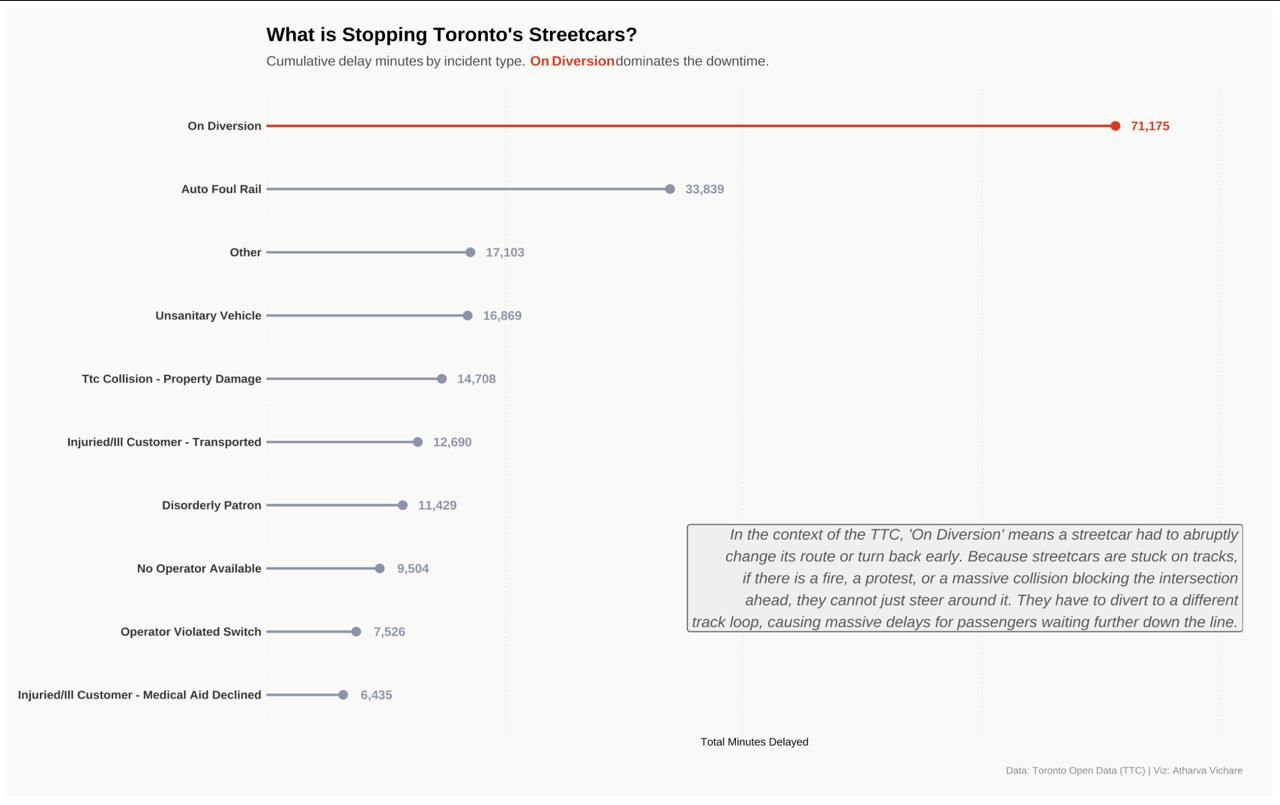

Recreate this plot in R.
---
title: "Open_data"
output: html_document
date: "2026-04-23"
---

```{r setup, include=FALSE}
knitr::opts_chunk$set(echo = TRUE)
```

## R Markdown



```{r cars}
# Load required libraries
library(dplyr)
library(ggplot2)
library(stringr)
library(ggtext)
library(showtext)
library(readr)

```


## TTC data 
```{r}

library(opendatatoronto)
library(dplyr)


package <- show_package("b68cb71b-44a7-4394-97e2-5d2f41462a5d")
package


resources <- list_package_resources("b68cb71b-44a7-4394-97e2-5d2f41462a5d")


datastore_resources <- filter(resources, tolower(format) %in% c('csv', 'geojson'))


data <- filter(datastore_resources, row_number()==1) %>% get_resource()
data

```


## Font style 

```{r}

# Load custom fonts
font_add_google("Outfit", "outfit")
font_add_google("Merriweather", "merriweather")
showtext_auto()


```




## TTC Delay


```{r}

#  mapping dictionary for TTC delay codes
code_dict <- read_csv("Code Descriptions.csv")

# Join the datasets
delay_summary <- data %>%
  left_join(code_dict, by = c("Code" = "CODE")) %>%
  

  mutate(
    # Regex 
    DESCRIPTION = str_replace_all(DESCRIPTION, "[^[:ascii:]]+", "-"),
    
    # Format the hyphens
    DESCRIPTION = str_replace_all(DESCRIPTION, "\\s*-\\s*", " - "),
    
    # Squish extra spaces and convert to Title Case
    DESCRIPTION = str_squish(DESCRIPTION),
    DESCRIPTION = str_to_title(DESCRIPTION)
  ) %>%

  
  # Group by the newly cleaned DESCRIPTION column
  group_by(DESCRIPTION) %>%
  summarise(Total_Delay_Mins = sum(`Min.Delay`, na.rm = TRUE)) %>%
  arrange(desc(Total_Delay_Mins)) %>%
  
  # Remove NA descriptions 
  filter(!is.na(DESCRIPTION)) %>%
  head(10) %>%
  
  # Prepare factors for plotting
  mutate(
    DESCRIPTION = reorder(DESCRIPTION, Total_Delay_Mins),
    is_top_reason = ifelse(row_number() == 1, "yes", "no")
  )

# Get the exact name of the top reason to use dynamically in the subtitle
top_reason <- as.character(delay_summary$DESCRIPTION[1])


```

```{r pressure, echo=FALSE}


p <- ggplot(delay_summary, aes(x = Total_Delay_Mins, y = DESCRIPTION, color = is_top_reason)) +
  geom_segment(aes(x = 0, xend = Total_Delay_Mins, y = DESCRIPTION, yend = DESCRIPTION), 
               linewidth = 1.2) +
  geom_point(size = 4) +
  geom_text(aes(label = format(Total_Delay_Mins, big.mark = ",")),
            hjust = -0.4, family = "outfit", size = 4.5, fontface = "bold", show.legend = FALSE) +
  
  scale_color_manual(values = c("yes" = "#D9381E", "no" = "#8C92AC")) +
  scale_x_continuous(expand = expansion(mult = c(0, 0.15))) +
  

  annotate(
    geom = "label",
    x = Inf,             
    y = 2,                 
    label = "In the context of the TTC, 'On Diversion' means a streetcar had to abruptly\nchange its route or turn back early. Because streetcars are stuck on tracks,\nif there is a fire, a protest, or a massive collision blocking the intersection\nahead, they cannot just steer around it. They have to divert to a different\ntrack loop, causing massive delays for passengers waiting further down the line.",
    hjust = 1,             
    vjust = 0,
    family = "outfit",
    color = "#555555",
    fill = "#EFEFEF",      
    label.size = 0.5,        
    size = 5.5,
    fontface = "italic",
    lineheight = 1.2
  ) +

  
  #  Title/Subtitle
  labs(
    title = "What is Stopping Toronto's Streetcars?",
    subtitle = paste0("Cumulative delay minutes by incident type. <span style='color:#D9381E;'>**", 
                      top_reason, "**</span> dominates the downtime."),
    caption = "Data: Toronto Open Data (TTC) | Viz: Atharva Vichare",
    x = "Total Minutes Delayed",
    y = NULL 
  ) +
  
  # Theme
  theme_minimal(base_family = "outfit") +
  theme(
    plot.background = element_rect(fill = "#F9F9F6", color = NA),
    panel.background = element_rect(fill = "#F9F9F6", color = NA),
    plot.title = element_text(family = "merriweather", face = "bold", size = 20, margin = margin(b = 10)),
    plot.subtitle = element_markdown(size = 14, margin = margin(b = 20), color = "#4A4A4A"),
    plot.caption = element_text(size = 10, color = "#888888", hjust = 1, margin = margin(t = 20)),
    axis.text.y = element_text(size = 12, face = "bold", color = "#333333"),
    axis.text.x = element_blank(), 
    panel.grid.major.y = element_blank(),
    panel.grid.minor = element_blank(),
    panel.grid.major.x = element_line(color = "#E0E0E0", linetype = "dotted"),
    legend.position = "none",
    plot.margin = margin(20, 30, 20, 20)
  )


print(p)
# ggsave("TTC_Delay_Lollipop.png", plot = p, width = 10, height = 8, dpi = 300)
